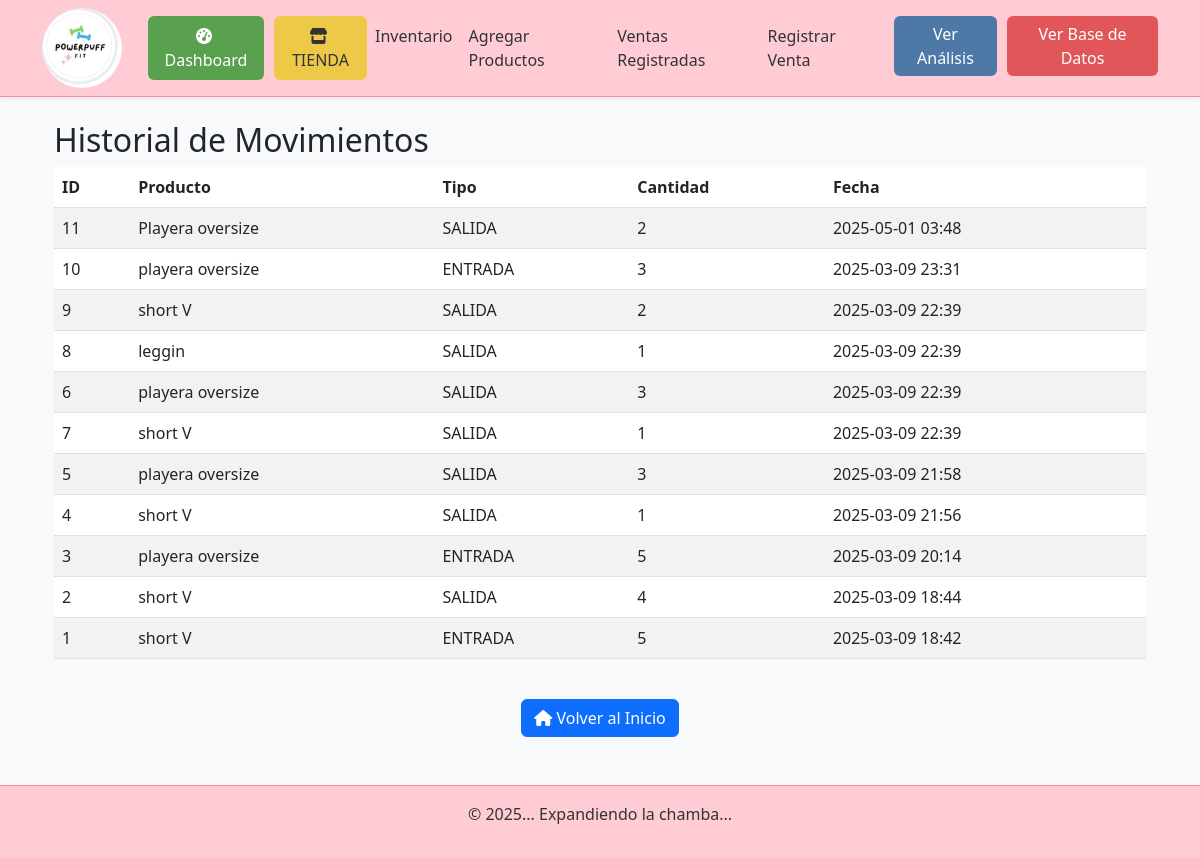
Page /movimientos on the committed database.
### app/models.py (models this page shows, shortened)
class MovimientoInventario(db.Model):
    __tablename__ = 'movimientos_inventario'
    id = db.Column(db.Integer, primary_key=True)
    producto_id = db.Column(db.Integer, db.ForeignKey('producto.id'), nullable=False)  # Clave foránea
    tipo = db.Column(db.Enum('ENTRADA', 'SALIDA', name='tipomovimiento'), nullable=False)
    cantidad = db.Column(db.Integer, nullable=False)
    fecha = db.Column(db.DateTime, default=datetime.utcnow)
    producto = db.relationship('Producto', back_populates='movimientos')  # Relación con Producto

class Producto(db.Model):
    id = db.Column(db.Integer, primary_key=True)
    nombre = db.Column(db.String(100), nullable=False)
    descripcion = db.Column(db.Text, nullable=True)
    precio_venta = db.Column(db.Float, nullable=False)  # Cambiado de 'precio' a 'precio_venta'
    costo_adquisicion = db.Column(db.Float, nullable=False)  # Nuevo campo
    cantidad = db.Column(db.Integer, default=0)
    categoria_id = db.Column(db.Integer, db.ForeignKey('categoria.id'), nullable=False)
    activo = db.Column(db.Boolean, default=True)
    fecha_registro = db.Column(db.DateTime, default=datetime.utcnow)
    cantidad_vendida = db.Column(db.Integer, default=0)
    categoria_id = db.Column(db.Integer, db.ForeignKey('categoria.id'), nullable=False)  # Clave foránea a 'Categoria'
    activo = db.Column(db.Boolean, default=True)
    fecha_registro = db.Column(db.DateTime, default=datetime.utcnow)
    cantidad_vendida = db.Column(db.Integer, default=0)
    variantes = db.relationship('ProductoVariante', back_populates='producto')
    ventas = db.relationship('VentaProducto', back_populates='producto')
    movimientos = db.relationship('MovimientoInventario', back_populates='producto')
    categoria = db.relationship('Categoria', backref='productos')

### app/routes.py (the view)
@routes.route('/movimientos')
def listar_movimientos():
    movimientos = MovimientoInventario.query.order_by(MovimientoInventario.fecha.desc()).all()
    return render_template('movimientos_lista.html', movimientos=movimientos)

### app/templates/movimientos_lista.html
{% extends "base.html" %}
{% block content %}
<div class="container mt-4">
    <h2>Historial de Movimientos</h2>
    <div class="table-responsive">
        <table class="table table-striped">
            <thead>
                <tr>
                    <th>ID</th>
                    <th>Producto</th>
                    <th>Tipo</th>
                    <th>Cantidad</th>
                    <th>Fecha</th>
                </tr>
            </thead>
            <tbody>
                {% for movimiento in movimientos %}
                    <tr>
                        <td>{{ movimiento.id }}</td>
                        <td>{{ movimiento.producto.nombre }}</td>
                        <td>{{ movimiento.tipo }}</td>
                        <td>{{ movimiento.cantidad }}</td>
                        <td>{{ movimiento.fecha.strftime('%Y-%m-%d %H:%M') }}</td>
                    </tr>
                {% endfor %}
            </tbody>
        </table>
    </div>
    <div class="text-center mt-4">
        <a href="{{ url_for('routes.index') }}" class="btn btn-primary">
            <i class="fas fa-home"></i> Volver al Inicio
        </a>
    </div>
</div>
{% endblock %}

### app/templates/base.html (style rules this page uses)
body { background-color: #fff0f6; }

### rows in the picture
MovimientoInventario: id "11", producto.nombre "Playera oversize", tipo "SALIDA", cantidad "2", fecha "2025-05-01 03:48"
MovimientoInventario: id "10", producto.nombre "playera oversize", tipo "ENTRADA", cantidad "3", fecha "2025-03-09 23:31"
MovimientoInventario: id "9", producto.nombre "short V", tipo "SALIDA", cantidad "2", fecha "2025-03-09 22:39"
MovimientoInventario: id "8", producto.nombre "leggin", tipo "SALIDA", cantidad "1", fecha "2025-03-09 22:39"
MovimientoInventario: id "6", producto.nombre "playera oversize", tipo "SALIDA", cantidad "3", fecha "2025-03-09 22:39"
MovimientoInventario: id "7", producto.nombre "short V", tipo "SALIDA", cantidad "1", fecha "2025-03-09 22:39"
MovimientoInventario: id "5", producto.nombre "playera oversize", tipo "SALIDA", cantidad "3", fecha "2025-03-09 21:58"
MovimientoInventario: id "4", producto.nombre "short V", tipo "SALIDA", cantidad "1", fecha "2025-03-09 21:56"
MovimientoInventario: id "3", producto.nombre "playera oversize", tipo "ENTRADA", cantidad "5", fecha "2025-03-09 20:14"
MovimientoInventario: id "2", producto.nombre "short V", tipo "SALIDA", cantidad "4", fecha "2025-03-09 18:44"
MovimientoInventario: id "1", producto.nombre "short V", tipo "ENTRADA", cantidad "5", fecha "2025-03-09 18:42"
